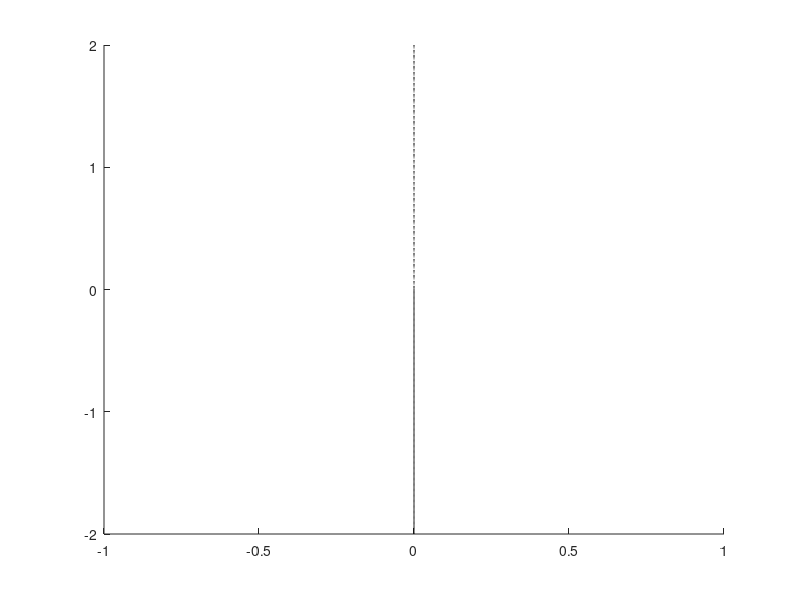

Write MATLAB code to recreate this figure.
y=-2:.01:2;
 z=4-y.^2;
 numy=length(y); 
 % Constructing the vertices
 V=zeros(numy,3); 
 for iy=1:numy, 
     V(iy,:)=[0,y(iy),z(iy)];  % Vertices in the parabola 
     V(iy+numy,:)=[0,y(iy),0]; % Vertices in the y axis
 end
 % Constructing faces
 F=zeros(numy-1,4); for iy=1:numy-1, F(iy,:)=[iy,iy+1,iy+1+numy,iy+numy]; end
 patch('Vertices',V,'Faces',F)